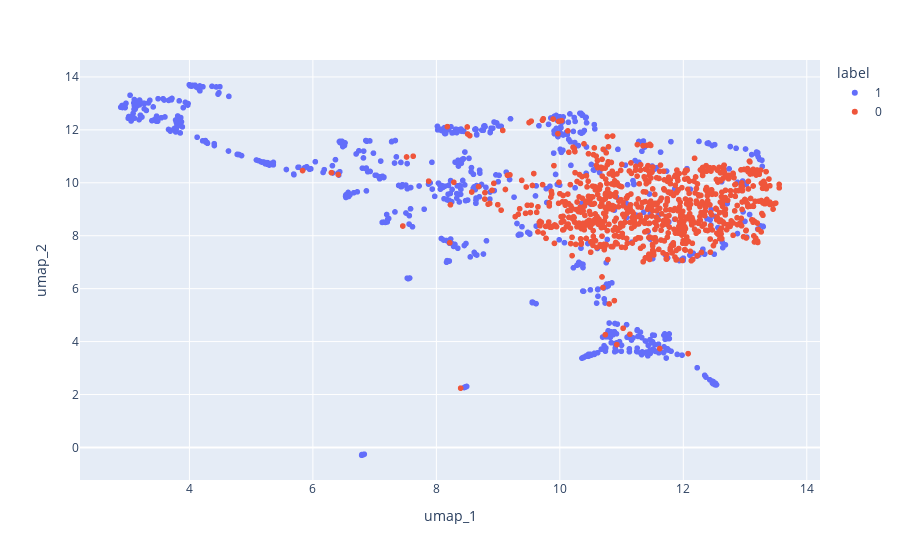

This figure's notebook cell:
### Code cell
from umap import UMAP

umap = UMAP(n_components=2)
X_umap = umap.fit_transform(X)

df_peptides_umap = pd.DataFrame(X_umap, columns=['umap_1', 'umap_2'])
df_peptides_umap['label'] = y.astype(str)

ex.scatter(df_peptides_umap, x='umap_1', y='umap_2', color = 'label')

### Figure 1 — Plotly figure (JSON) as saved in the notebook; plotly's stock layout.template omitted (floating-point values rounded to 4 significant figures; data arrays with more than 128 entries replaced by an {"elided": "..."} marker saying what was removed)
{"data": [{"hovertemplate": "label=1<br>umap_1=%{x}<br>umap_2=%{y}<extra></extra>", "legendgroup": "1", "marker": {"color": "#636efa", "symbol": "circle"}, "mode": "markers", "name": "1", "showlegend": true, "type": "scattergl", "x": {"elided": "776 float values"}, "xaxis": "x", "y": {"elided": "776 float values"}, "yaxis": "y"}, {"hovertemplate": "label=0<br>umap_1=%{x}<br>umap_2=%{y}<extra></extra>", "legendgroup": "0", "marker": {"color": "#EF553B", "symbol": "circle"}, "mode": "markers", "name": "0", "showlegend": true, "type": "scattergl", "x": {"elided": "776 float values"}, "xaxis": "x", "y": {"elided": "776 float values"}, "yaxis": "y"}], "layout": {"legend": {"title": {"text": "label"}, "tracegroupgap": 0}, "margin": {"t": 60}, "xaxis": {"anchor": "y", "domain": [0, 1], "title": {"text": "umap_1"}}, "yaxis": {"anchor": "x", "domain": [0, 1], "title": {"text": "umap_2"}}}}
